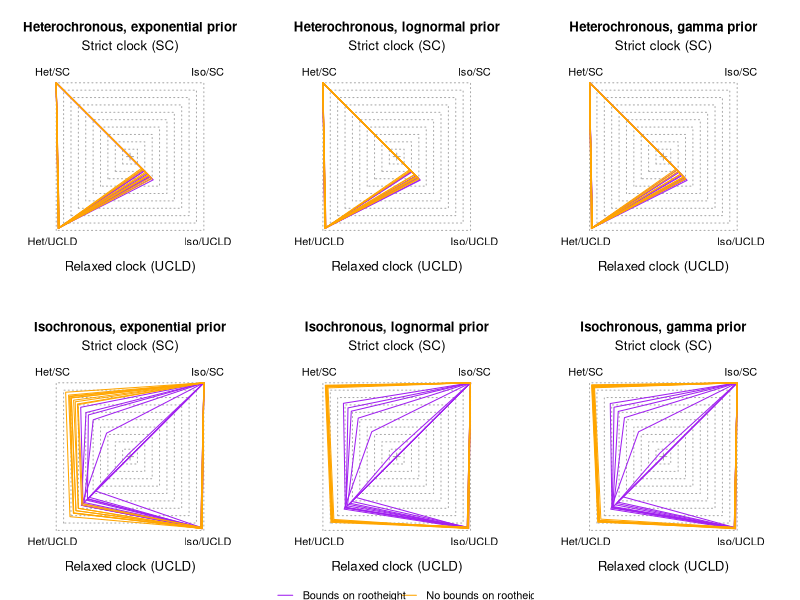

Source code (R):
library(RColorBrewer)
pal <- brewer.pal(10, "Set3")

setwd("~/PhD/prior_sensitivity/figures/")

#mle_calculations <- read.table("~/Documents/Work/Pasteur/BETS/figures/BETS_empirical.csv", head = T, sep = ",")
mle_exp <- read.csv("exponential_marginal_likelihoods_ucld_ucld.csv", row.names = 1, sep = ",")
mle_exp <- mle_exp[, c("SC_het", "SC_iso", "UCLD_iso", "UCLD_het")]
mle_log <- read.csv("lognormal_marginal_likelihoods_ucld_ucld.csv", row.names = 1, sep = ",")
mle_log <- mle_log[, c("SC_het", "SC_iso", "UCLD_iso", "UCLD_het")]
mle_gamma <- read.csv("gamma_marginal_likelihoods_ucld_ucld.csv", row.names = 1, sep = ",")
mle_gamma <- mle_gamma[, c("SC_het", "SC_iso", "UCLD_iso", "UCLD_het")]

rescale_mles <- function(mle_values){
  for(i in 1:dim(mle_values)[1]){
    mle_values[i,] <- mle_values[i,] - max(mle_values[i,])
  }
  mle_values <- 10 + mle_values / 10
  mle_values[mle_values < 0] <- 0
  return(mle_values)
}

#plot_polygon <- function(mle_values, pal){
#  polygon(c(-mle_values[1], mle_values[2], mle_values[4], -mle_values[3]), 
#            c(mle_values[1], mle_values[2], -mle_values[4], -mle_values[3]), border = pal)
#  points(c(-mle_values[1], mle_values[2], mle_values[4], -mle_values[3]), 
#         c(mle_values[1], mle_values[2], -mle_values[4], -mle_values[3]), col = pal, cex=1)
#}
 
plot_polygon <- function(mle_values, pal, index){
  polygon(c(-mle_values$SC_het[index],mle_values$SC_iso[index],mle_values$UCLD_iso[index],-mle_values$UCLD_het[index]),
          c(mle_values$SC_het[index],mle_values$SC_iso[index],-mle_values$UCLD_iso[index],-mle_values$UCLD_het[index]), border = pal)
  #points(, col = pal, cex=1)
}

draw_plot <- function(mle_values, set, prior, colours = c("purple", "orange"), main = "main title"){
  par(mar = c(3, 2, 4, 2.5), pty="s")
  plot(0, 0, ylim = c(-13, 13), xlim = c(-13, 13), type = "n", bty = "n", 
       yaxt = "n", xaxt = "n", ylab = "", xlab = "", main = main)
  mtext("Strict clock (SC)", side = 3, las = 1, cex = 0.8)
  mtext("Relaxed clock (UCLD)", side = 1, las = 1, cex = 0.8)
  #mtext("Heterochronous", side = 2, las = 1, cex = 0.8)
  #mtext("Isochronous", side = 4, las = 1, cex = 0.8)
  
  for(i in seq(from = 10, to = 1, by = -1)){
    polygon(c(-i, -i, i, i), c(-i, i, i, -i), border = "darkgrey", lty = 3, col = "white")
  }
  points(0, 0, pch = 3, col = "darkgrey")
  text(c(-10.5, 10.5, 10.5, -10.5), 
       c(11.5, 11.5, -11.5, -11.5), labels = c("Het/SC","Iso/SC","Iso/UCLD","Het/UCLD"))
  
  for (index in 1:10) {
    plot_polygon(mle_values, pal = colours[1], index)
  }
  for (index in 11:20){
    plot_polygon(mle_values, pal = colours[2], index)    
  }
}

for (set in c(1,3)) {
  
}



sets <- c("Heterochronous with Bounds", "Heterchronous without Bounds", "Ultrametric with Bounds", "Ultrametric without Bounds")

priors <- c("Exponential", "Gamma", "Lognormal")

for (prior in priors) {
  
}

#pdf("het_bounds_sims.pdf",width=6,height=8)
#par(mfrow = (c(3,1))) 

set <- c(1,3)

exp_mles1 <- mle_exp[grep("hetero", rownames(mle_exp)),]
exp_mles1 <- rescale_mles(exp_mles1)

logn_mles1 <- mle_log[grep("hetero", rownames(mle_log)),]
logn_mles1 <- rescale_mles(logn_mles1)

gamma_mles1 <- mle_gamma[grep("hetero", rownames(mle_gamma)),]
gamma_mles1 <- rescale_mles(gamma_mles1)

exp_mles3 <- mle_exp[grep("ultra", rownames(mle_exp)),]
exp_mles3 <- rescale_mles(exp_mles3)

logn_mles3 <- mle_log[grep("ultra", rownames(mle_log)),]
logn_mles3 <- rescale_mles(logn_mles3)

gamma_mles3 <- mle_gamma[grep("ultra", rownames(mle_gamma)),]
gamma_mles3 <- rescale_mles(gamma_mles3)


pdf("coalescent_exponential_sims.pdf",width=9,height=7)
par(mfrow = (c(2,3))) 
draw_plot(exp_mles1,set[1],priors[1], main = "Heterochronous, exponential prior")
draw_plot(logn_mles1,set[1],priors[3], main = "Heterochronous, lognormal prior")
draw_plot(gamma_mles1,set[1],priors[2], main = "Heterochronous, gamma prior")
draw_plot(exp_mles3,set[2],priors[1], main = "Isochronous, exponential prior")
draw_plot(logn_mles3,set[2],priors[3], main = "Isochronous, lognormal prior")
legend(-16.5,-17, legend=c("Bounds on rootheight","No bounds on rootheight"), col=c("purple", "orange"),
       pch=c(1,1),lty=1,xpd=TRUE,cex=1,pt.cex=0, horiz = TRUE,bty = "n",text.width=c(13,8),seg.len=1.5)
draw_plot(gamma_mles3,set[2],priors[2], main = "Isochronous, gamma prior")
dev.off()


#pdf("iso_sims.pdf",width=9,height=4.5)
#par(mfrow = c(1,3))
#draw_plot(exp_mles,set,priors[1], main = "Isochronous, exponential prior")
#draw_plot(logn_mles,set,priors[3], main = "Isochronous, lognormal prior")
#legend(-16.5,-17, legend=c("Bounds on rootheight","No bounds on rootheight"), col=c("purple", "orange"),
#       pch=c(1,1),lty=1,xpd=TRUE,cex=1,pt.cex=0, horiz = TRUE,bty = "n",text.width=c(13,8),seg.len=1.5)
#draw_plot(gamma_mles,set,priors[2], main = "Isochronous, gamma prior")
#dev.off()

